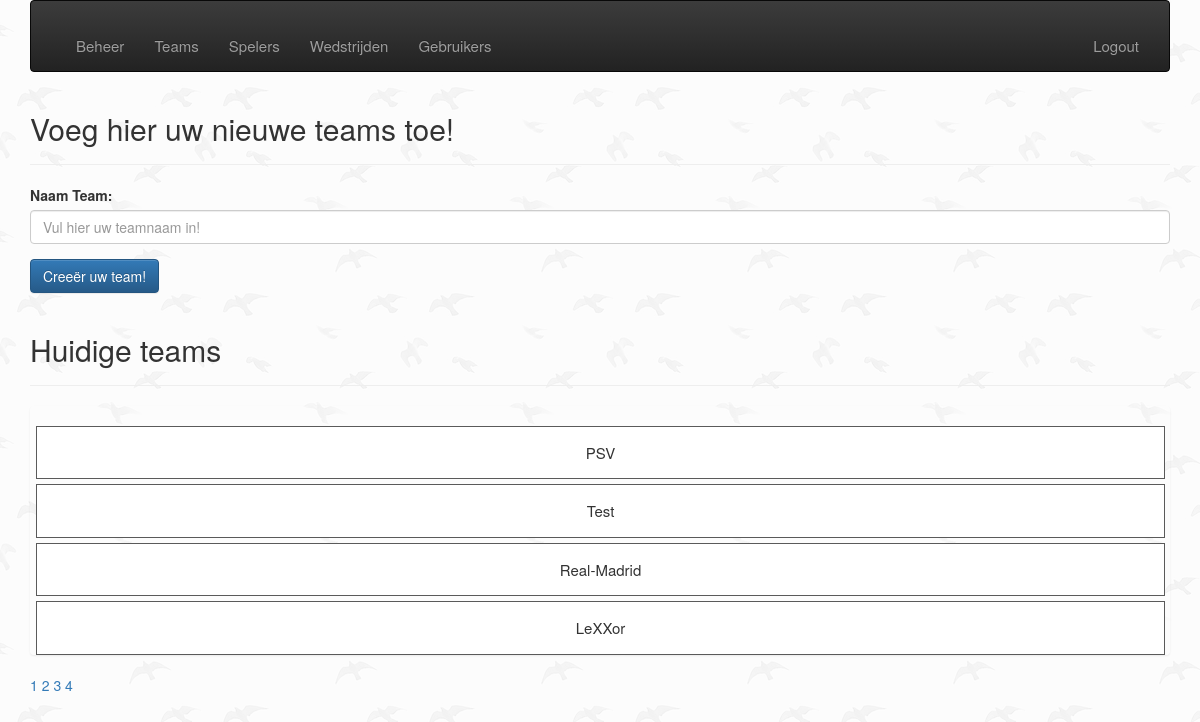
Screenshot of /admin/public/createTeam.php?page=1&per-page=4 (signed in) with the database file from the repository.
### tables this page shows
CREATE TABLE `tbl_teams` (
  `id` int(11) UNSIGNED NOT NULL,
  `poule_id` int(11) NOT NULL DEFAULT '0',
  `name` varchar(255) NOT NULL,
  `points` int(3) DEFAULT '0',
  `created_at` datetime NOT NULL DEFAULT CURRENT_TIMESTAMP,
  `deleted_at` datetime DEFAULT NULL
);

### admin/public/createTeam.php (the view, shortened to what this page needs)
<?php
require ('header.php');
require ('../app/database.php');
?>
    <header class="page-header">
        <h2>Voeg hier uw nieuwe teams toe!</h2>
    </header>
<section>
    <form action="../app/team_manager.php" method="POST" enctype="multipart/form-data">
        <div class="form-group">
            <label for="nameTeam">Naam Team:</label>
            <input type="text" class="form-control" name="nameTeam" placeholder="Vul hier uw teamnaam in!">
        </div>
        <div class="form-group">
            <input type="submit" value="Creeër uw team!" class="btn btn-primary" name="register">
        </div>
    </form>
    <header class="page-header">
        <h2>Huidige teams</h2>
    </header>
        <?php
        $page = isset($_GET['page'])?(int)$_GET['page'] : 1;
        $perPage = isset($_GET['per-page'])&& $_GET['per-page'] <=4  ?(int)$_GET['per-page'] : 4;
        $start = ($page > 1) ? ($page * $perPage) - $perPage : 0;
        $teams = $db_conn->prepare ("SELECT SQL_CALC_FOUND_ROWS * FROM tbl_teams LIMIT {$start},{$perPage}");
        $teams->execute();
        $teams = $teams->fetchAll(PDO::FETCH_ASSOC);
        $total = $db_conn->query("SELECT FOUND_ROWS() as total")->fetch()['total'];
        $pages = ceil($total /$perPage);
        ?>
        <ul class="list-group">
            <?php
            foreach ($teams as $team)
            {
                echo "<ul class=\"game-item\">
                          <form action=\"   adjust_team.php\" method=\"POST\">
                          <input type=\"hidden\" name=\"adjust\" value=\"{$team['id']}\">
                          <input class=\"adjust\" type=\"submit\" value=\"adjust\">
                             </form>
                          <li>{$team['name']}</li>
                          <form action=\"../app/delete_team_manager.php\" method=\"POST\">
                          <input type=\"hidden\" name=\"delete\" value=\"{$team['id']}\">
                          <input class=\"delete\" type=\"submit\" value=\"delete\">
                          </form>
                          </ul>";
            }
            ?>
        </ul>
        <div class="pagenation">
            <?php  for ($x =1; $x <= $pages; $x++) :?>
                <a href="?page=<?php echo $x; ?>&per-page=<?php echo $perPage ?>"><?php  echo $x; ?></a>
            <?php endfor; ?>
        </div>
</section>
<?php
 require ('footer.php');
?>

### admin/css/main.css (style rules this page uses)
ul { padding-top: 20px; list-style-type: none; }
li { font-size: 15px; }
body { background: url("../img/bg.png"); }
a { color: red; }
.game-item { padding: 15px; border: 1px solid rgb(90, 90, 90); margin: 0 5px 5px 6px; background: #FFF; position: relative; text-align: center; }

### rows the page displays
tbl_teams: name "PSV"
tbl_teams: name "Test"
tbl_teams: name "Real-Madrid"
tbl_teams: name "LeXXor"

### other values shown
$item['label'] "Beheer"
$item['label'] "Teams"
$item['label'] "Spelers"
$item['label'] "Wedstrijden"
$item['label'] "Gebruikers"
